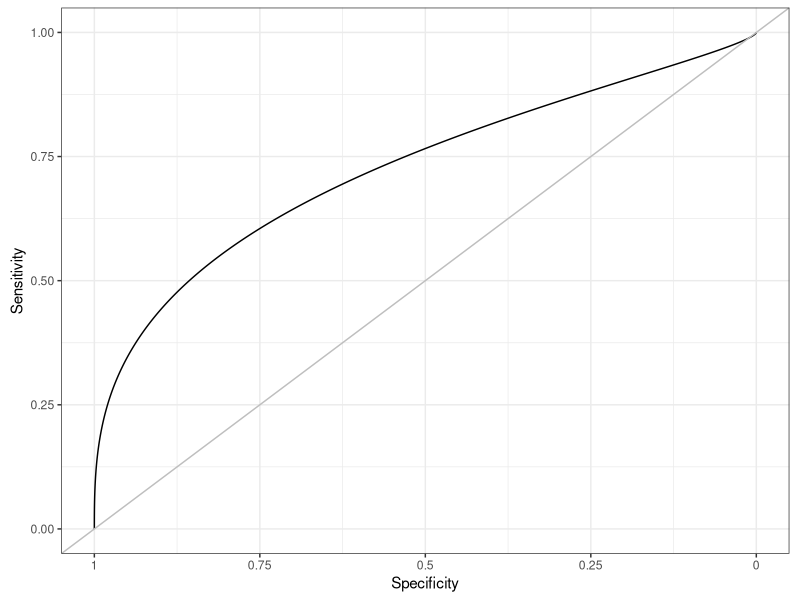

This figure's R source:
## ---- chunk 1
library(tidyverse)
library(pROC)
out=aSAH %>% filter(gender=="Female") %>% roc(outcome,s100b,plot=F,smooth=T)
data.frame(x=out$specificities,y=out$sensitivities) %>%
ggplot(aes(x=1-x,y=y)) + geom_line() + geom_abline(color="grey") + theme_bw() +
ylab("Sensitivity") + xlab("Specificity") + theme(aspect.ratio=.75) +
scale_x_continuous(breaks=c(0,.25,.5,.75,1),labels=rev(c(0,.25,.5,.75,1)))

